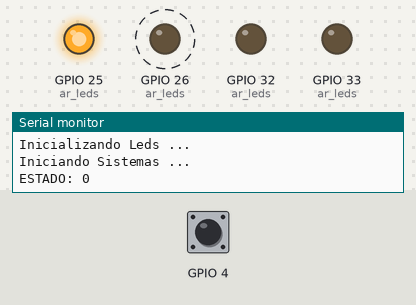
Bench run of a sketch on a simulated ESP32. Parts: output pins drawn as LEDs (lit = HIGH), the last lines printed to the serial monitor. Dashed ring = blinking. The inputs (shaded band) are chosen by the test bench; at power-on: GPIO 4 HIGH.

Above: at 1.77 s.
2.7 s: GPIO 4 pulled LOW for 0.15 s
At 3.27 s:
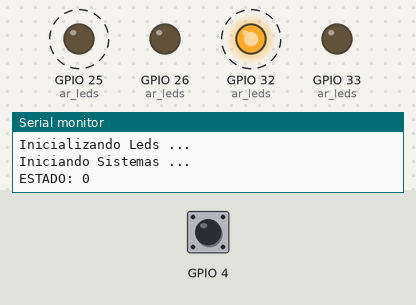
At 4.27 s:
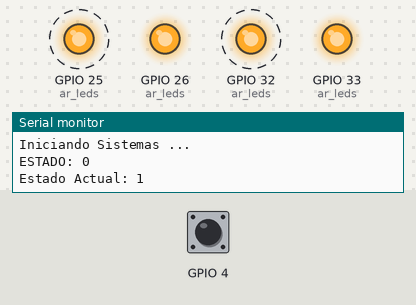
5.8 s: GPIO 4 pulled LOW for 1 s
At 6.02 s:
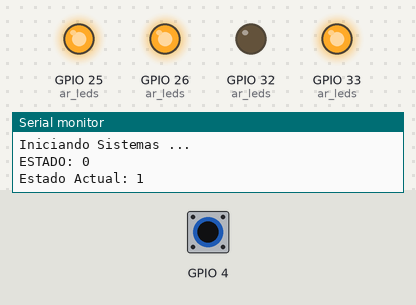
9.8 s: GPIO 4 pulled LOW for 0.15 s
12.9 s: GPIO 4 pulled LOW for 3.2 s
Timing chart, 0 to 18.6 s (numbered marks = the images above; inputs shaded):
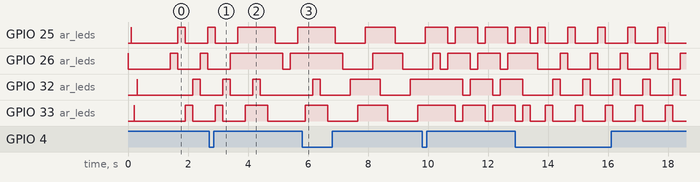

The sketch:

esp32-led-array-touch.ino
```cpp
/* Unidimensional LED array controller with touch
 * @author: Gregorio Alvarez <allgrego14@gmail.com>
 * Last modification: 15/09/2020
 */


#define LED_0 26
#define LED_1 25
#define LED_2 33
#define LED_3 32

#include "functions.h"

/*for Interrupt using*/
int threshold = 30;
bool touchdetected = false;
void gotTouch(){
 touchdetected = true;
}


int current_state=0;
const int num_leds=4;
int ar_leds[num_leds]={LED_0,LED_1,LED_2,LED_3};

void setup()
{
  Serial.begin(115200);
  Serial.println("Inicializando Leds ...");
  initialize_leds(ar_leds,num_leds);//Inicializa todos los leds
  Serial.println("Iniciando Sistemas ...");
  delay(1000); // give me time to bring up serial monitor
  touchAttachInterrupt(T0,gotTouch, threshold);
  Serial.println("");
  Serial.println("ESTADO: 0");
}

void loop()
{
  //Primera revisión de touch
  if(touchdetected){
    current_state=next_state(current_state);
    mostrarEstadoActual(current_state);
    touchdetected = false;
  }

  //Se realiza la "ida" correspondiente al estado actual
  ida_controller(current_state,ar_leds,num_leds);

  //Segunda revisión de touch
  if(touchdetected){
    current_state=next_state(current_state);
    mostrarEstadoActual(current_state);
    touchdetected = false;
  }

  //Se realiza el "retorno" correspondiente al estado actual
  retorno_controller(current_state,ar_leds,num_leds);
}
```

functions.h
```cpp
/* Functions implementation for LedArrayInterrupt.ino
 * @author: Gregorio Alvarez <allgrego14@gmail.com>
 * @last-modification: 15/09/2020
 */


int next_state(int current_state){
  /*Retorna estado siguiente al actual
   * @params: INT estado actual
   * @return: INT siguiente estado
   */
  switch(current_state){
    case 0: return 1;
    case 1: return 2;
    case 2: return 3;
    case 3: return 0;
    default: return 0;
  }
}

void initialize_leds(int ar_leds[],int num_leds){
/* Inicializa los leds como OUTPUT y los prenda y apaga momentaneaménte
 * @params: INT ARRAY arreglo de leds, y INT número de leds en array (tamaño de array)
 * @return: none
 */
  for(int i=0;i<num_leds;i++){
    pinMode(ar_leds[i],OUTPUT);
    digitalWrite(ar_leds[i],HIGH);
    delay(10);
    digitalWrite(ar_leds[i],LOW);
    delay(90);
  }
}


/*
 ************** ESTADOS *********************
 */

/*
 * IDAS
 * Primera mitad de cada "viaje" de leds en cada estado que realiza durante cada loop
 */

void ida0(int ar_leds[],int num_leds){
  /* Ida de leds de estado 0 se enciende solo uno a la vez progresivamente
   * @params: arreglo de ints con números de GPIO correspondiente a los leds, y número de leds
   * @return: none
   */
  for(int i=0; i<num_leds; i++){
    for(int j=0; j<num_leds;j++){
      //apaga todos
      digitalWrite(ar_leds[j],LOW);
    }
   //enciende el indicado
   digitalWrite(ar_leds[i],HIGH);

  delay(250);
  }
}


void ida1(int ar_leds[],int num_leds){
  /* Ida de leds de estado 1 se encienden uno por uno progresivamente
   * @params: arreglo de ints con números de GPIO correspondiente a los leds, y número de leds
   * @return: none
   */
  //apaga todos
  for(int j=0; j<num_leds;j++){
      digitalWrite(ar_leds[j],LOW);
    }

  //enciende uno por uno
  for(int i=0; i<num_leds; i++){
   digitalWrite(ar_leds[i],HIGH);
  delay(250);
  }
}

void ida2(int ar_leds[],int num_leds){
  /* Ida de leds de estado 2 se encienden uno por uno progresivamente en una sola dirección
   * @params: arreglo de ints con números de GPIO correspondiente a los leds, y número de leds
   * @return: none
   */
  //apaga todos
  for(int j=0; j<num_leds;j++){
      digitalWrite(ar_leds[j],LOW);
    }

  //enciende uno por uno
  for(int i=num_leds-1; i>=0; i--){
   digitalWrite(ar_leds[i],HIGH);
  delay(250);
  }
}

void ida3(int ar_leds[],int num_leds){
  /* Ida de leds de estado 3 se apaga solo uno a la vez progresivamente
   * @params: arreglo de ints con números de GPIO correspondiente a los leds, y número de leds
   * @return: none
   */
  for(int i=0; i<num_leds; i++){
    for(int j=0; j<num_leds;j++){
      //Enciende todos
      digitalWrite(ar_leds[j],HIGH);
    }
   //Apaga el indicado
   digitalWrite(ar_leds[i],LOW);

  delay(250);
  }
}


/****Modos Handler Ida****/
void ida_controller(int current_state,int ar_leds[],int num_leds){
  switch(current_state){
    case 0: ida0(ar_leds,num_leds); return;
    case 1: ida1(ar_leds,num_leds); return;
    case 2: ida2(ar_leds,num_leds); return;
    case 3: ida3(ar_leds,num_leds); return;
    default: return;
  }
}


/*
 * RETORNOS
 * Segunda mitad de cada "viaje" de leds en cada estado que realiza durante cada loop
 */

void retorno0(int ar_leds[],int num_leds){
  /* Retorno de leds de estado 0 se enciende solo uno a la vez progresivamente (Es igual a ida0)
   * @params: arreglo de ints con números de GPIO correspondiente a los leds, y número de leds
   * @return: none
   */
  for(int i=0; i<num_leds; i++){
    for(int j=0; j<num_leds;j++){
      //apaga todos
      digitalWrite(ar_leds[j],LOW);
    }
   //enciende el indicado
   digitalWrite(ar_leds[i],HIGH);

  delay(250);
  }
}

void retorno1(int ar_leds[],int num_leds){
  /* Retorno de leds de estado 1 se apagan uno por uno progresivamente
   * @params: arreglo de ints con números de GPIO correspondiente a los leds, y número de leds
   * @return: none
   */
  //Enciende todos
  for(int j=0; j<num_leds;j++){
      digitalWrite(ar_leds[j],HIGH);
    }

  //Apaga uno por uno
  for(int i=num_leds-1; i>=0; i--){
   digitalWrite(ar_leds[i],LOW);
  delay(250);
  }
}

void retorno2(int ar_leds[],int num_leds){
  /* Retorno de leds de estado 2 se apagan uno por uno progresivamente en una sola dirección
   * @params: arreglo de ints con números de GPIO correspondiente a los leds, y número de leds
   * @return: none
   */
  //Enciende todos
  for(int j=0; j<num_leds;j++){
      digitalWrite(ar_leds[j],HIGH);
    }

  //Apaga uno por uno
  for(int i=num_leds-1; i>=0; i--){
   digitalWrite(ar_leds[i],LOW);
  delay(250);
  }
}

void retorno3(int ar_leds[],int num_leds){
  /* Retorno de leds de estado 3 se apaga solo uno a la vez progresivamente (igual a ida3)
   * @params: arreglo de ints con números de GPIO correspondiente a los leds, y número de leds
   * @return: none
   */
  for(int i=0; i<num_leds; i++){
    for(int j=0; j<num_leds;j++){
      //Enciende todos
      digitalWrite(ar_leds[j],HIGH);
    }
   //Apaga el indicado
   digitalWrite(ar_leds[i],LOW);

  delay(250);
  }
}


/****Modos Handler Retorno****/
void retorno_controller(int current_state,int ar_leds[],int num_leds){
  switch(current_state){
    case 0: retorno0(ar_leds,num_leds); return;
    case 1: retorno1(ar_leds,num_leds); return;
    case 2: retorno2(ar_leds,num_leds); return;
    case 3: retorno3(ar_leds,num_leds); return;
    default: return;
  }
}

void mostrarEstadoActual(int current_state){
  /*
   * Muestra en Serial ("pantalla") el estado actual luego de cada transición
   */
  Serial.print("Estado Actual: ");
  Serial.println(current_state);

}
```

Measured:
- after the input at 2.7 s, GPIO 25 (ar_leds): HIGH → LOW after 2.2 s, → HIGH 0.75 s later
- by itself, GPIO 26 (ar_leds): alternates HIGH for 0.25 s and LOW for 0.75 s
- by itself, GPIO 32 (ar_leds): repeats every 1.0 s: HIGH 0.25 s, LOW 0.75 s
